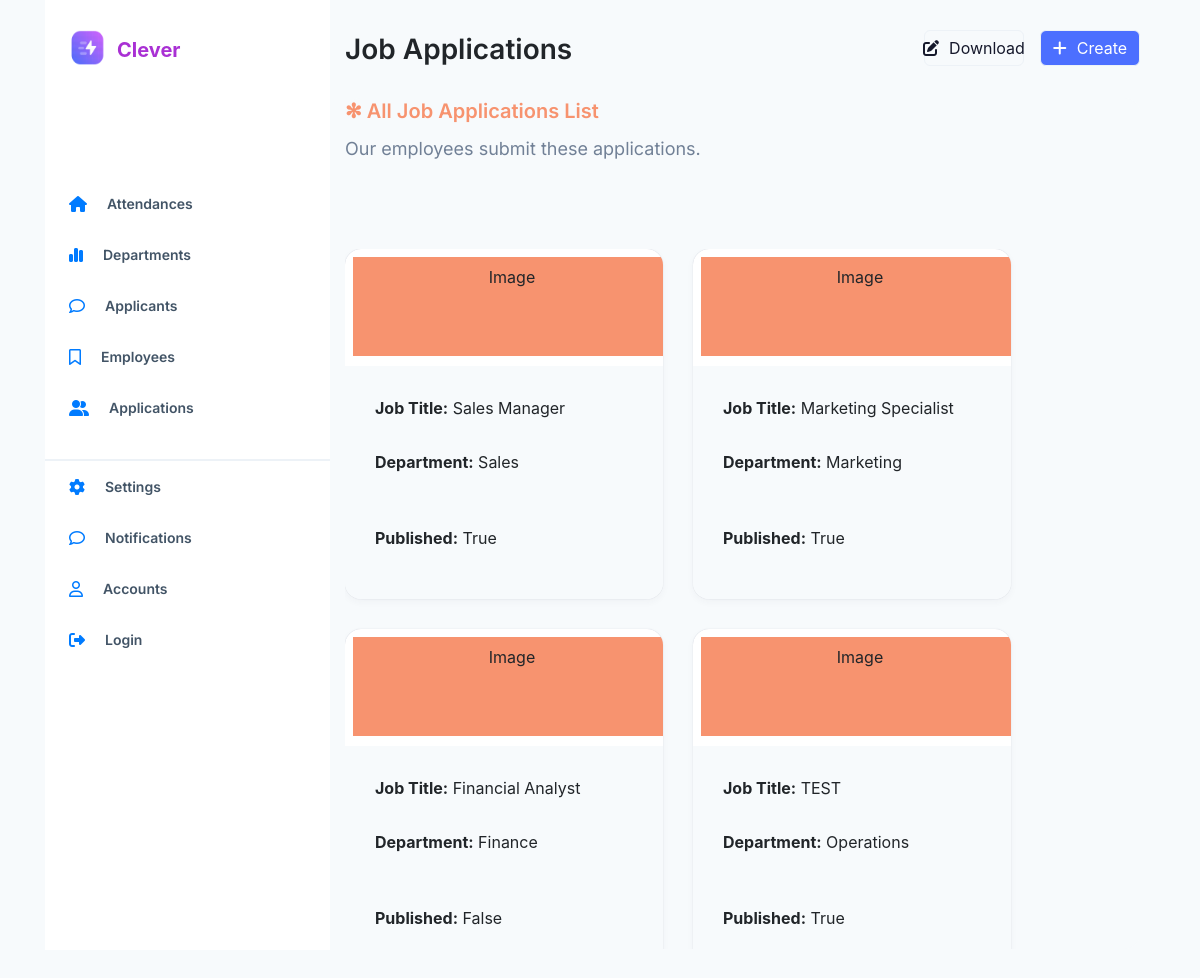
Screenshot of /job_applications/ with the database file from the repository.
### employee_app/models.py (models this page shows, shortened)
class Job_Application(models.Model):
    job_title = models.TextField()
    job_description = models.TextField()
    is_published = models.BooleanField()
    department = models.ForeignKey(Department, on_delete=models.PROTECT)

class Department(models.Model):
    name = models.TextField(unique=True)
    def __str__(self):
        return self.name

### employee_app/views.py (the view)
# urls.py: path('job_applications/', views.JobAapplicationsList.as_view(), name='job_applications'),
class JobAapplicationsList(ListView):
    model = Job_Application
    context_object_name = 'job_applications'

### employee_app/templates/employee_app/job_application_list.html (shortened to what this page needs)
{% extends 'base.html' %}
{% block title %}
Job Applications
{% endblock title %}
{% block content %}
<div class="center">
	<div class="tables">
		<div class="heading-section position-absolute">
			<div class="title">
				✻ All Job Applications List
			</div>
			<div class="text">
				Our employees submit these applications.
			</div>
		</div>
		<div class="app-row">
			{% for job_application in job_applications %}
			<div class="card-image">
				<div class="image text-center">Image</div>
				<div class="contents position-relative">
					<div class="app-heading position-absolute">
						<div class="xx"><strong>Job Title:</strong> {{ job_application.job_title }}</div>
						<div class="yy"><strong>Department:</strong> {{ job_application.department }}</div>
					</div>
					<div class="other position-absolute"><strong>Published:</strong> {{ job_application.is_published }}</div>
				</div>
			</div>
			{% endfor %}
		</div>
	</div>
</div>
{% endblock content %}

### employee_app/static/employee_app/main.css (style rules this page uses)
* body { background-color: #F7FAFC; height: 800%; }
.tables { display: flex; flex-direction: column; align-items: flex-start; position: relative; padding: 0px; gap: 30px; width: 100%; height: 100%; background: #F7FAFC; border-radius: 16px; }
.heading-section { position: absolute; width: 100%; height: 67px; flex: none; align-self: stretch; flex-grow: 0; }
.heading-section .title { position: absolute; height: 27px; left: 0px; right: 0px; top: 0px; font-family: 'Inter'; font-style: normal; font-weight: 600; font-size: 20px; line-height: 136.52%; color: #F7936F; }
.heading-section .text { position: absolute; margin-top: 36px; font-family: 'Inter'; font-style: normal; font-weight: 400; font-size: 18px; line-height: 30px; color: #718096; }
.app-row { display: flex; flex-direction: row; align-items: flex-start; padding: 0px; gap: 30px; margin-top: 151px; width: 100%; height: 700px; flex: none; order: 2; flex-grow: 0; flex-wrap: wrap; overflow-y: scroll; }
.card-image { display: flex; flex-direction: column; align-items: flex-start; padding: 0px; gap: 10px; width: 40%; height: 350px; background: #FFFFFF; box-shadow: 0px 0px 1px rgba(12, 26, 75, 0.24), 0px 3px 8px -1px rgba(50, 50, 71, 0.05); border-radius: 16px; overflow: hidden; }
.card-image .image { padding: 8px 8px 0px; width: 100%; height: 30%; margin-left: 8px; margin-top: 8px; background-color: #F7936F; }
.card-image .contents { display: flex; flex-direction: column; align-items: flex-start; padding: 30px; gap: 30px; height: 70%; position: relative; background: #F7FAFC; }
.card-image .contents .app-heading { display: flex; flex-direction: column; align-items: flex-start; padding: 0px; gap: 30px; width: 100%; height: 51px; }
.other { margin-top: 130px ; }
.card-image .other { width: 100%; height: 31px; }
.card-image .contents { width: 100%; }

### rows the page displays
Job_Application: job_title "Sales Manager", department "Sales", is_published "True"
Job_Application: job_title "Marketing Specialist", department "Marketing", is_published "True"
Job_Application: job_title "Financial Analyst", department "Finance", is_published "False"
Job_Application: job_title "TEST", department "Operations", is_published "True"
